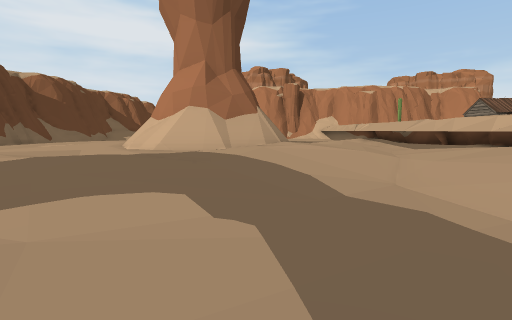
view 1 (above)

20 first-person views from a walk through a scene from a Unity 3-D project. The camera is 1.3 m above the floor, tilts 6° down and sees 85° across. Doors are open. The floor is counted in squares, 2 m on a side. Each view is taken from the middle of a square. On the plan, view 1 faces up. The plan holds only what a view shows up to about 9 squares ahead; the rest is blank. The place goes on beyond the plan. The player character is not drawn. Some animated figures are left out.

view 2
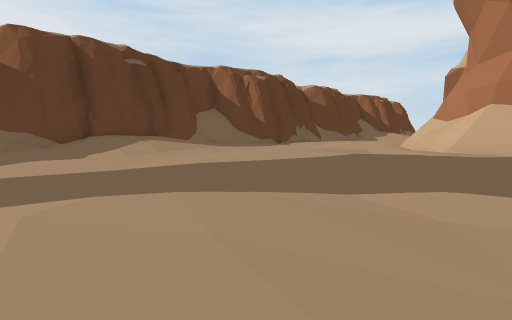

view 3
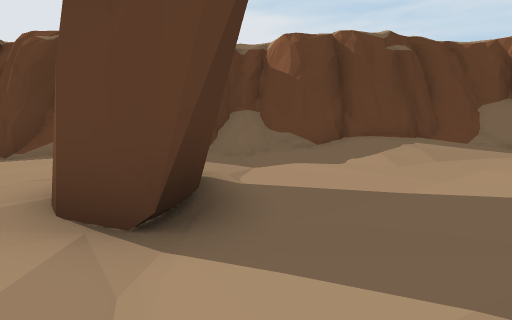

view 4
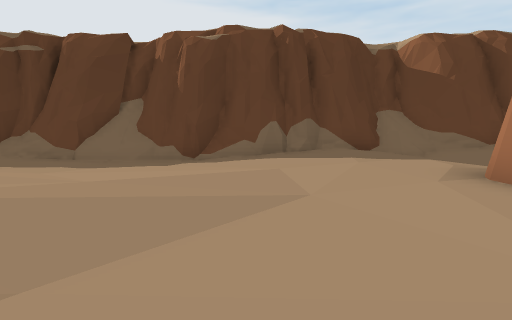

view 5
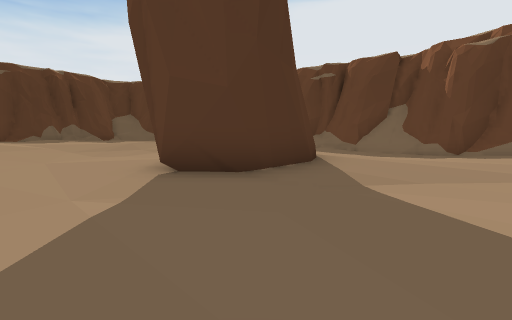

view 6
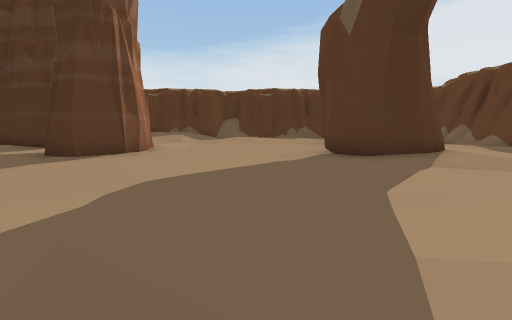

view 7
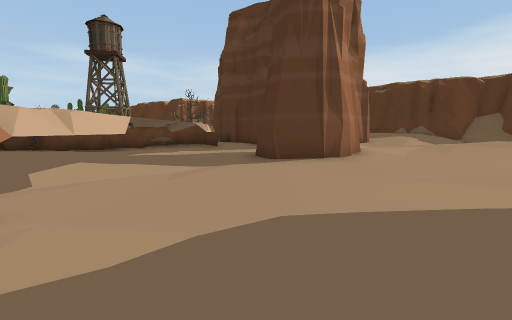

view 8
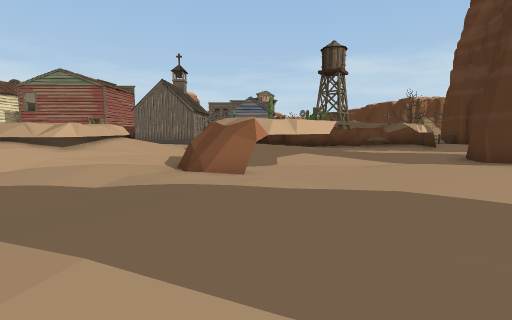

view 9
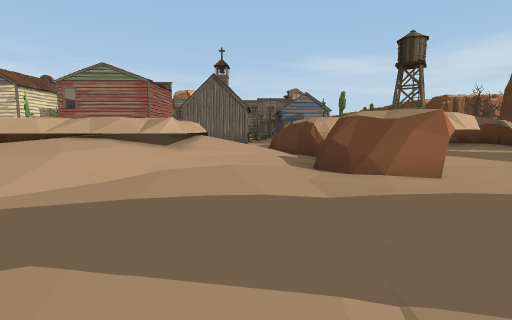

view 10
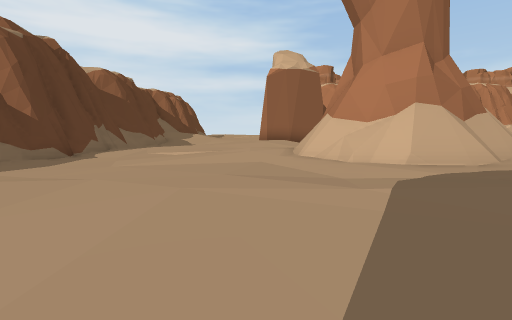

view 11
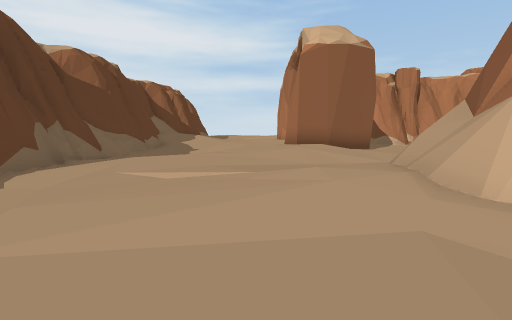

view 12
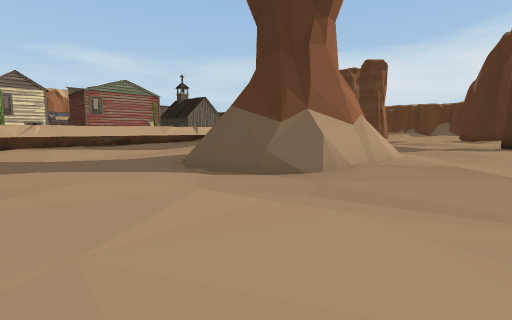

view 13
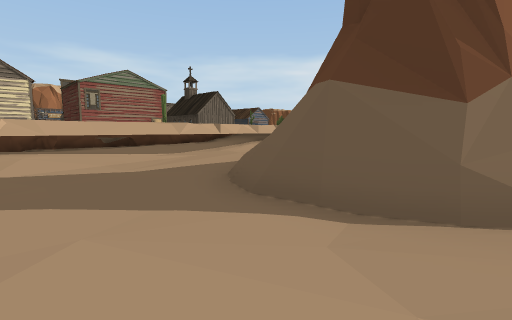

view 14
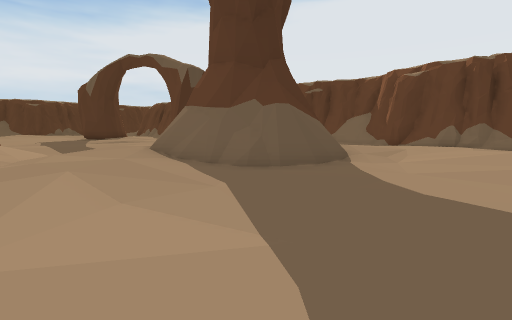

view 15
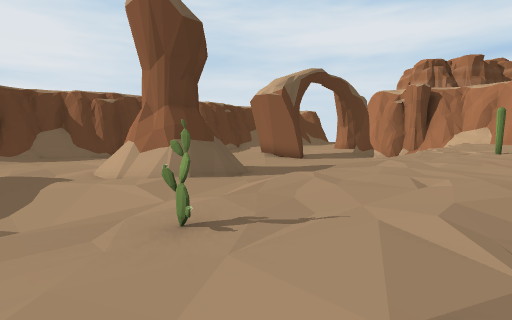

view 16
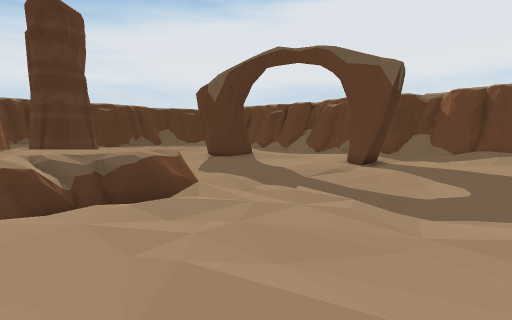

view 17
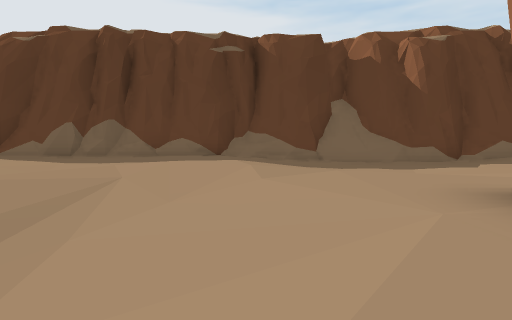

view 18
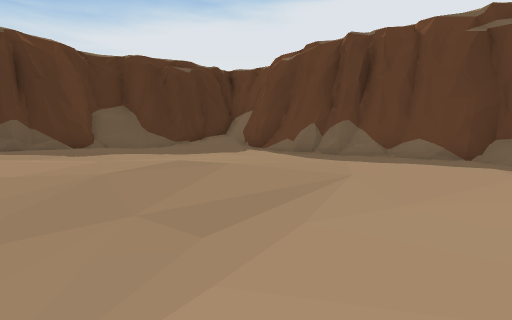

view 19
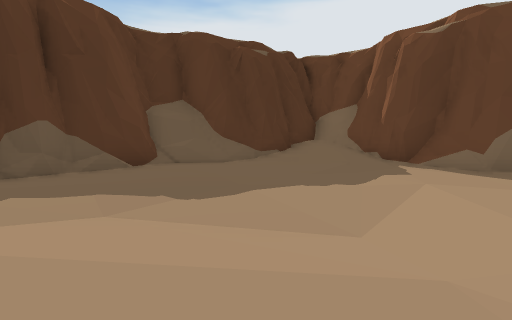

view 20
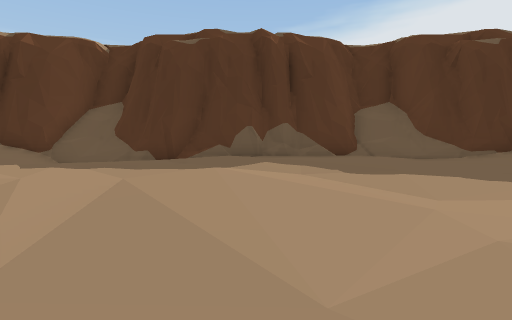

### Floor plan
Key: @ floor where view 1 was taken; # wall or solid block; . main floor; : floor 0.25 m higher than the main floor; - floor 0.25 m lower than the main floor; + floor 0.5 m higher than the main floor; _ floor 0.5 m lower than the main floor; * floor 0.75 m higher than the main floor; % floor 1 m higher than the main floor; & floor 1.25 m higher than the main floor; $ floor 2 m higher than the main floor; / step, stairs or slope; = window, fence, low wall or low ledge; ^ raised ledge; v drop or lower ground; C cactus.
Columns run from 12 left of view 1 to 8 right of it. Each row starts with its distance up from view 1.
 15  #   :+++::.....: $$
 14  #   :+++::.....:v$C
 13  #.:::::........+&$$$
 12  #::::.....=..:.:&$$$
 11  #.:.::::###=::::&$$$
 10  #...:++=^v ##+::v$$$
  9  #...:++##  ##++:v$$$
  8   ...:::/^###/++:&$$
  7  /...::::=##+++::&$$/
  6 #::.::::::++++:.+&$$=
  5 #++::::++++++.-.+/C$
  4 ##+:::::+++:.-_.+/$$$
  3  #+:.::::::.---:*/$$$
  2 #=/:..:::..----/*=$$$
  1 ##:....::...-.../=///
  0 #/......:...@....++**
 -1 #/................:++
 -2 ##...###:   :....-.##
 -3  #::::::   +:::#####
 -4  #+:::::  ::::.#.--.:
 -5  #::.....::::...#--.:
 -6  #..............-#-..
 -7  #...:::........---..
 -8  #=-..:::.......---..
 -9  #--..:+##.......-...
-10 ##---::####......##.
-11 ##--.:+   :.....##
-12 ##-..:+++::.....#
-13 #/.:::::::.....::
-14 #/:::::.........
-15 ##.:::::::.::::
-16  #...:::++::::
-17  #...:++++::
-18  #..::++++++
-19  #...:::+++++
-20  #...::::++++
-21  #+:::::::+++
-22 ##+::::+++++
-23  %+::::::+::   .+
-24   ###//#######/###
-25    ######    ####

Positions as (right, up) in squares from view 1, and headings:
1: (0, 0), facing up
2: (-1, -1), facing up-left
3: (-3, -1), facing left
4: (-3, -6), facing left
5: (0, -6), facing down-left
6: (0, -2), facing down
7: (0, -4), facing down-right
8: (-2, -4), facing right
9: (-1, -1), facing right
10: (-5, 2), facing up
11: (-6, 6), facing up
12: (-6, 15), facing down-right
13: (-3, 14), facing down-right
14: (4, 15), facing down-left
15: (8, 4), facing up-left
16: (8, 4), facing down-left
17: (-3, -13), facing left
18: (-3, -13), facing down-left
19: (-3, -18), facing down-left
20: (-3, -16), facing down
